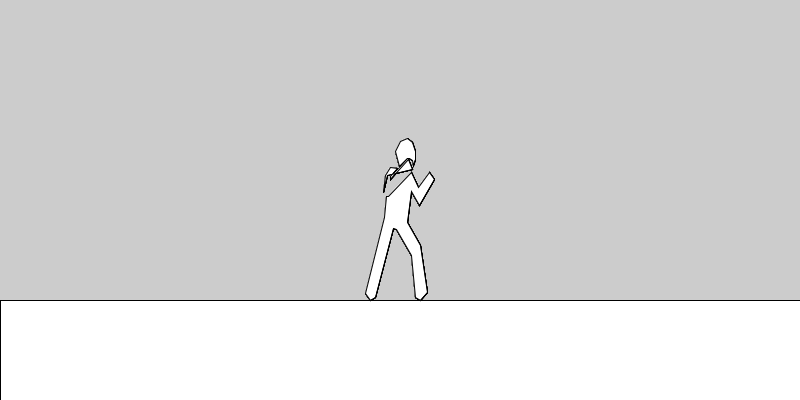
Frame 1 (no input)
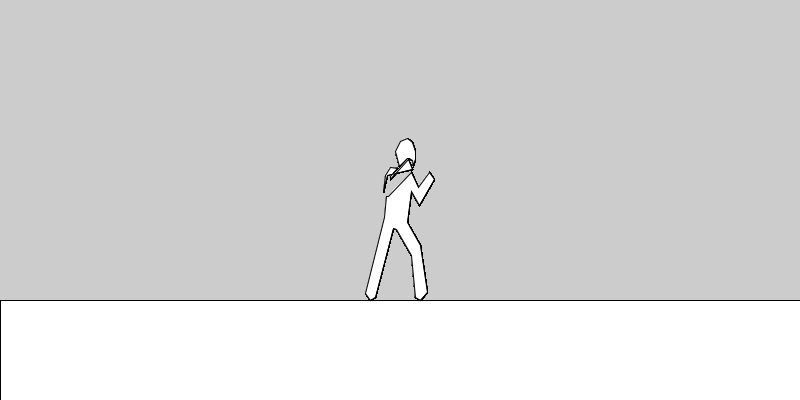
Frame 60 (the mouse pressed at the canvas centre just before this capture)
Frame 120 (the mouse held since frame 60 and released just before this capture): identical to frame 60, image omitted

The Processing sketch that drew these frames (run headless with seeded random() and noise(); from frame 60 on, the mouse is pressed at the canvas centre):

// Processing sketch: sketch_241121a
// ── sketch_241121a.pde

int enemyCount = 10;
stickPerson[] stickPeople;

void setup(){
  size(800, 400);
  
  stickPeople = new stickPerson[enemyCount];
  for(int i = 0; i < enemyCount; i++){
    stickPeople[i] = new stickPerson(400*i, random(3), false);
    
  }
}

void draw(){
  rectMode(CORNERS);
  rect(0, 300, 800, 400);
  for(int i = 0; i < enemyCount; i++){
    stickPeople[i].drawStickPerson();
    stickPeople[i].moveStickPerson();
  }
  
  
}

// ── stickperson.pde
class stickPerson{
  int leftOrRight;
  boolean foe = false;
  boolean friend = false;
  boolean faceLeft = false;
  boolean faceRight = false;
  PVector pos;
  PVector vel;
  
  stickPerson(float side, float moveSpeed, boolean friendOrFoe){
    
    
    vel = new PVector(moveSpeed, 0);
    
    
    leftOrRight = int(random(1));
    if (leftOrRight == 1){
       leftOrRight = int(-1);
       faceRight = true;
    }else{
       leftOrRight = int(1);
       faceRight = true;
     }
     
     
    if (friendOrFoe){
    pos = new PVector(side*float(leftOrRight), 0);
    foe = true;
    }else{
    pos = new PVector(0, 0);
    friend = true;
    }
  }
  
  void drawStickPerson(){
   if (foe){
     if (faceRight){
       beginShape();
        vertex(386, 196);
        vertex(388, 196);
        vertex(411, 172);
        vertex(418, 187);
        vertex(429, 172);
        vertex(434, 179);
        vertex(419, 205);
        vertex(411, 191);
        vertex(407, 222);
        vertex(420, 245);
        vertex(427, 292);
        vertex(420, 300);
        vertex(415, 297);
        vertex(411, 255);
        vertex(396, 229);
        vertex(393, 228);
        vertex(375, 297);
        vertex(370, 300);
        vertex(365, 293);
        vertex(384, 217);
       endShape(CLOSE);
       beginShape();
        vertex(395, 151);
        vertex(400, 141);
        vertex(407, 138);
        vertex(412, 142);
        vertex(415, 151);
        vertex(415, 159);
        vertex(413, 165);
        vertex(412, 160);
        vertex(409, 158);
        vertex(407, 158);
        vertex(399, 166);
       endShape(CLOSE);
       beginShape();
        vertex(390, 176);
        vertex(390, 179);
        vertex(408, 159);
        vertex(412, 169);
        vertex(387, 175);
        vertex(383, 192);
        vertex(385, 175);
        vertex(390, 167);
        vertex(397, 168);
       endShape(CLOSE);
     }
     if (faceLeft){
       beginShape();
        vertex(414, 196);
        vertex(412, 196);
        vertex(389, 172);
        vertex(382, 187);
        vertex(371, 172);
        vertex(366, 179);
        vertex(381, 205);
        vertex(389, 191);
        vertex(393, 222);
        vertex(380, 245);
        vertex(373, 292);
        vertex(380, 300);
        vertex(385, 297);
        vertex(389, 255);
        vertex(404, 229);
        vertex(407, 228);
        vertex(425, 297);
        vertex(430, 300);
        vertex(435, 293);
        vertex(416, 217);
       endShape(CLOSE);
       beginShape();
        vertex(405, 151);
        vertex(400, 141);
        vertex(393, 138);
        vertex(388, 142);
        vertex(385, 151);
        vertex(385, 159);
        vertex(387, 165);
        vertex(388, 160);
        vertex(391, 158);
        vertex(393, 158);
        vertex(401, 166);
       endShape(CLOSE);
       beginShape();
        vertex(410, 176);
        vertex(410, 179);
        vertex(392, 159);
        vertex(388, 169);
        vertex(413, 175);
        vertex(417, 192);
        vertex(415, 175);
        vertex(410, 167);
        vertex(403, 168);
       endShape(CLOSE);
     }
     
   }
   
   if (friend){
     if (faceRight){
       beginShape();
        vertex(386, 196);
        vertex(388, 196);
        vertex(411, 172);
        vertex(418, 187);
        vertex(429, 172);
        vertex(434, 179);
        vertex(419, 205);
        vertex(411, 191);
        vertex(407, 222);
        vertex(420, 245);
        vertex(427, 292);
        vertex(420, 300);
        vertex(415, 297);
        vertex(411, 255);
        vertex(396, 229);
        vertex(393, 228);
        vertex(375, 297);
        vertex(370, 300);
        vertex(365, 293);
        vertex(384, 217);
       endShape(CLOSE);
       beginShape();
        vertex(395, 151);
        vertex(400, 141);
        vertex(407, 138);
        vertex(412, 142);
        vertex(415, 151);
        vertex(415, 159);
        vertex(413, 165);
        vertex(412, 160);
        vertex(409, 158);
        vertex(407, 158);
        vertex(399, 166);
       endShape(CLOSE);
       beginShape();
        vertex(390, 176);
        vertex(390, 179);
        vertex(408, 159);
        vertex(412, 169);
        vertex(387, 175);
        vertex(383, 192);
        vertex(385, 175);
        vertex(390, 167);
        vertex(397, 168);
       endShape(CLOSE);
     }
     if (faceLeft){
       beginShape();
        vertex(414, 196);
        vertex(412, 196);
        vertex(389, 172);
        vertex(382, 187);
        vertex(371, 172);
        vertex(366, 179);
        vertex(381, 205);
        vertex(389, 191);
        vertex(393, 222);
        vertex(380, 245);
        vertex(373, 292);
        vertex(380, 300);
        vertex(385, 297);
        vertex(389, 255);
        vertex(404, 229);
        vertex(407, 228);
        vertex(425, 297);
        vertex(430, 300);
        vertex(435, 293);
        vertex(416, 217);
       endShape(CLOSE);
       beginShape();
        vertex(405, 151);
        vertex(400, 141);
        vertex(393, 138);
        vertex(388, 142);
        vertex(385, 151);
        vertex(385, 159);
        vertex(387, 165);
        vertex(388, 160);
        vertex(391, 158);
        vertex(393, 158);
        vertex(401, 166);
       endShape(CLOSE);
       beginShape();
        vertex(410, 176);
        vertex(410, 179);
        vertex(392, 159);
        vertex(388, 169);
        vertex(413, 175);
        vertex(417, 192);
        vertex(415, 175);
        vertex(410, 167);
        vertex(403, 168);
       endShape(CLOSE);
     }
   }
   
  }
  
  void moveStickPerson(){
    
    
  }
  
  
  
  
  
  
  
  
  
  
  
}
